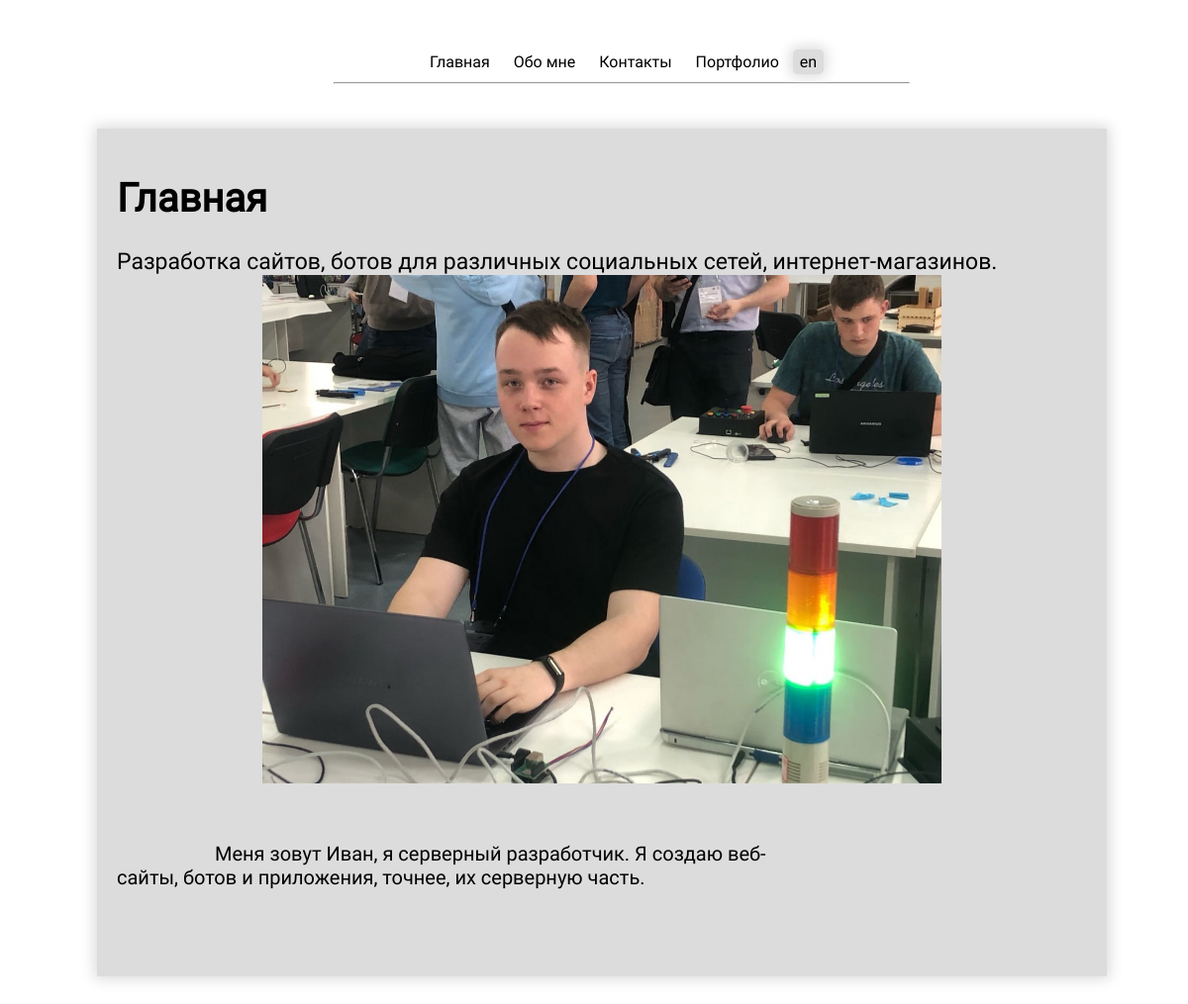
/home/, run on the app's committed database.
### news/models.py (models this page shows, shortened)
class Article(models.Model):
    title = models.CharField(verbose_name=_('title'), max_length=255, null=True, blank=True)
    slug = models.SlugField(verbose_name=_('slug'), unique=True)
    url = models.CharField(verbose_name=_('url'),max_length=255, null=True, blank=True)
    description = models.TextField(verbose_name=_('description'), null=True, blank=True)
    text = models.TextField(verbose_name=_('text'), null=True, blank=True)
    def __str__(self):
        return self.title

### news/views.py (the view)
# urls.py: path('<slug:slug>/', article_detail, name='article_detail'),
def article_detail(request, slug):
    instance = get_object_or_404(Article, slug=slug)
    global head
    head = Article.objects.all()
    for i in head:
        print(i.url)
    if request.path in '/en/home/':
        img = True
    else:
        img = False
    context = {
        'instance':instance,
        'head':head,
        'img':img
    }
    print(f'instance url = {instance.url}')
    print(f'main/{instance.url}.html')
    try:
        return render(request, f'main/{instance.url}.html', context)
    except:
        return render(request, 'main/home.html', context)

### news/templates/main/home.html (shortened to what this page needs)
{% extends 'base.html' %} {% load static %}
{% block photo %}
{% if img %}
<img width="70%" src="{% static 'main/img/me/me.png' %}" alt="">
{% endif %}
{% endblock %}

### news/templates/base.html (shortened to what this page needs)
{% load static %}
{% load i18n %}
<!DOCTYPE html>
<html lang="ru">
<head>
    <link rel="stylesheet" href="{% static 'main/css/main.css' %}" type="text/css">
</head>
<body>
    <header>
        <ul class="header">
            {% for title in head %}
                <li><a target="_self" class = "header_a" id="{{title.url}}">{{title}}</a></li>
            {%endfor%}
            <button class="lang_button" id = 'lang_button'></button>
            <hr width="50%"/>
        </ul>
    </header>
    <main>
        <div class="start">
            <div class ="main">
                <h1>{{ instance.title }}</h1>
                <div class="discription">
                    {% if instance.description != None %}
                        {{ instance.description }}
                    {% endif %}
                </div>
            </div>
            <span class="photo">
                {% block photo %}{% endblock %}
            </span>
        </div>
        <div class="content">
            <pre>
                {% if instance.text != None %}
                    {{instance.text}}
                {% endif %}
            </pre>
        </div>
    </main>
</body>
</html>

### news/static/main/css/main.css (style rules this page uses)
html, body { min-height: 100%; min-width:100%; height:100%; width:100% }
* { font-family: 'Roboto'; }
header { margin-top: 50px; width: 100%; height: 50px; }
.header li { list-style-type: none; display: inline; }
.header { text-align: center; }
.header li a { text-decoration: none; color: black; padding: 10px; }
main { margin:30px 90px ; background-color: rgb(220, 220, 220); box-shadow: 0px 0px 13px 3px rgb(220, 220, 220); padding: 20px; font-size: 20px; }
.start { display: flex; justify-content: space-around; }
.photo { position: relative; right: -15%; }
.main { max-width: 100%; }
.content { margin-top: 30px; max-width: 70%; }
.discription { font-size: 23px; }
pre { white-space: pre-wrap; white-space: -moz-pre-wrap; white-space: -pre-wrap; white-space: -o-pre-wrap; word-wrap: break-word; }
a { text-decoration: none; }
.lang_button { border:none; padding: 3px 7px; border-radius: 5px; position: relative; font-size: 16px; bottom: 0px; background-color: rgb(220, 220, 220); box-shadow: 0px 0px 13px 3px rgb(220, 220, 220); }
@media screen and (max-width: 1350px) { .start { display: block; } }
@media screen and (max-width: 1350px) { .main { max-width: 100%; } }

### data on the page
Article: title "Главная", description "Разработка сайтов, ботов для различных социальных сетей, интернет-магазинов.", text "Меня зовут Иван, я серверный разработчик. Я создаю веб-сайты, ботов и приложения, точнее, их серверную часть."
Article: title "Обо мне"
Article: title "Контакты"
Article: title "Портфолио"
